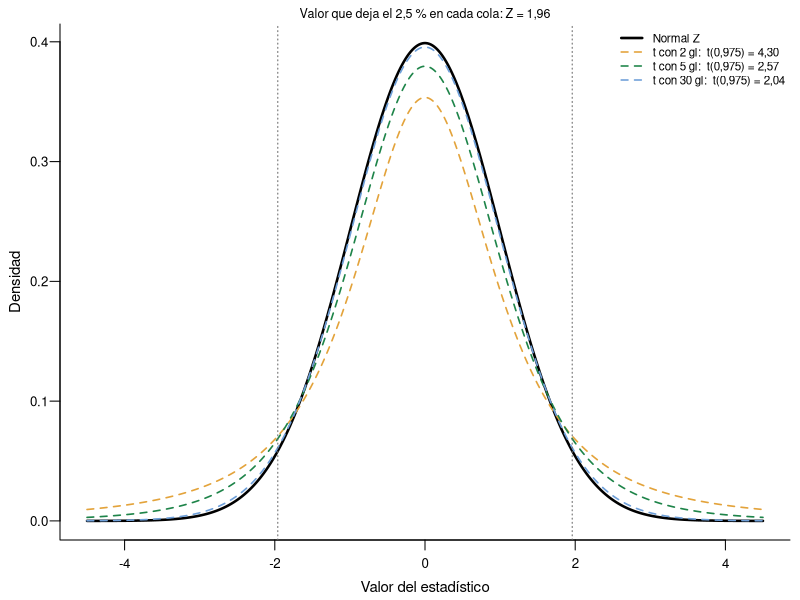

The R source for this figure:
# Normal tipificada Z frente a la t de Student con 2, 5 y 30 grados de libertad
# (no necesita datos: funciona igual en R y en Rj)
op <- par(mar = c(3, 3, 1.2, 0.5), mgp = c(1.8, 0.6, 0), cex.axis = 0.8, cex.lab = 0.9)
gl  <- c(2, 5, 30)
col <- c("#E3A33B", "#1E8449", "#6E9FD8")
curve(dnorm(x), -4.5, 4.5, n = 400, lwd = 2.5, las = 1, bty = "l",
      xlab = "Valor del estadístico", ylab = "Densidad")
for (i in seq_along(gl)) curve(dt(x, gl[i]), add = TRUE, n = 400, lwd = 1.6, col = col[i], lty = 2)
abline(v = c(-1, 1) * qnorm(0.975), col = "grey40", lty = 3)
leg <- c("Normal Z", sprintf("t con %d gl:  t(0,975) = %s", gl,
         sub(".", ",", sprintf("%.2f", qt(0.975, gl)), fixed = TRUE)))
legend("topright", leg, col = c("black", col), lwd = c(2.5, 1.6, 1.6, 1.6),
       lty = c(1, 2, 2, 2), bty = "n", cex = 0.7)
mtext("Valor que deja el 2,5 % en cada cola: Z = 1,96", side = 3, line = 0.1, cex = 0.75)
par(op)
